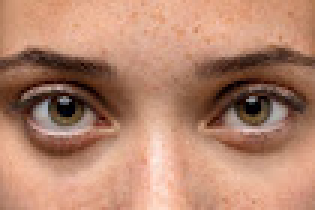
#> input picture Aula-03/task3/eyes.jpg, 105 x 70 px, found by its file name (shown 3 times larger)
$ python 'task3(eyes_pupil).py'
#> lines starting #> are read from the running program, lines starting #| are printed output that depends on the picture; after the words box and inside, x2 and y2 are one past the last pixel; in counts of white or black regions, pixels touching at a corner belong together
import cv2
import numpy as np

image = cv2.imread(r"C:\Users\eryal\Pictures\eyes.jpg")
#> image is the input picture: shape (70, 105, 3); mean B, G, R 110.1, 133.1, 180.9
image = cv2.resize(image, (630, 494))
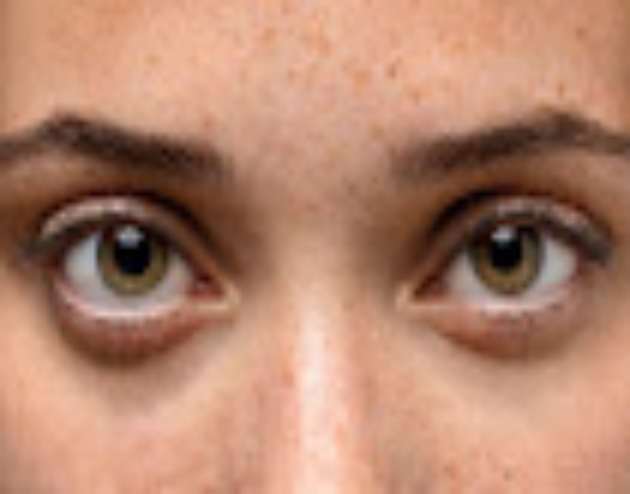
#> image: shape (494, 630, 3); mean B, G, R 110, 133, 180.7

gray = cv2.cvtColor(image, cv2.COLOR_BGR2GRAY)
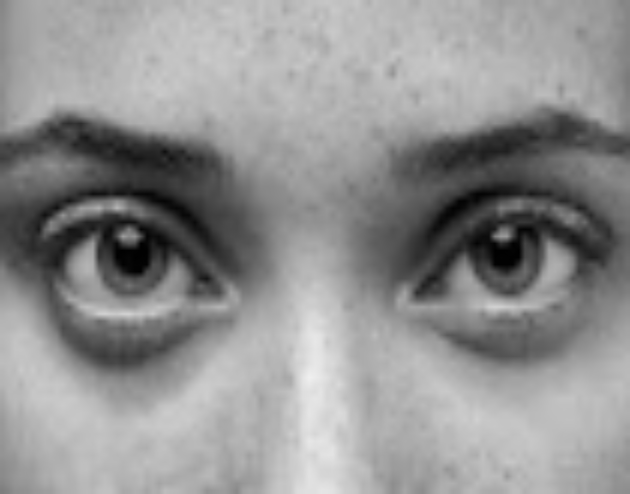
#> gray: shape (494, 630); min 0, max 240, mean 144.6
blurred = cv2.GaussianBlur(gray, (5, 5), 0)
edges = cv2.Canny(blurred, 30, 100)
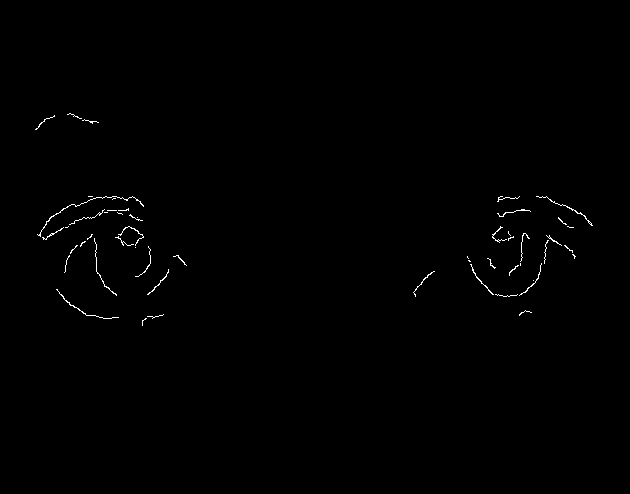
#> edges: shape (494, 630); 0.43% white in thin lines or dots, all inside (x1, y1, x2, y2) = (35, 113, 593, 326)

circles = cv2.HoughCircles(blurred, cv2.HOUGH_GRADIENT, dp=1.1, minDist=20,
                           param1=52, param2=33, minRadius=13, maxRadius=50)
#> circles = [[131.4, 253.6, 20.92]]

output = image.copy()
if circles is not None:
    circles = np.uint16(np.around(circles))
#> circles = [[131, 254, 21]]
    for i in circles[0, :]:
        cv2.circle(output, (i[0], i[1]), i[2], (0, 255, 0), 1)
#> this loop made 1 pass
#> output: shape (494, 630, 3); 0.04% of pixels changed, all inside (x1, y1, x2, y2) = (110, 233, 153, 276)

output_rgb = cv2.cvtColor(output, cv2.COLOR_BGR2RGB)

cv2.imshow("pupil", output_rgb)
cv2.waitKey(0)
cv2.destroyAllWindows
